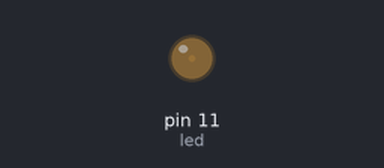
Bench run of a sketch on a simulated Arduino Uno, built with avr-gcc and run on an emulated ATmega328P. On the bench: output pins drawn as LEDs (lit = HIGH).

Above: at 0.05 s.
At 0.95 s:
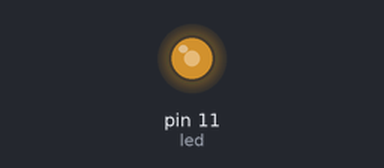
At 1.4 s:
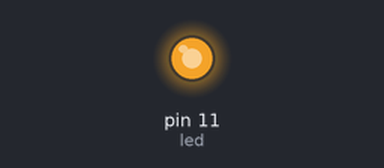
At 2.75 s:
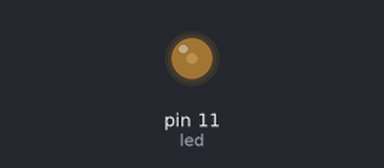
Timing chart, 0 to 7.7 s (numbered marks = the images above):
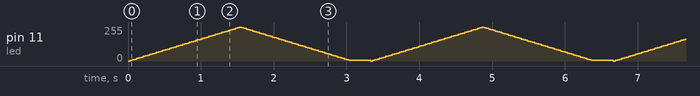

The sketch:

strobe.ino
```cpp
/*
  Stroboskob
*/

// Pins als Variable
// int pins = {
//   default: LED_BUILTIN
// }

int led = 11;
int brightness = 0;
int fadeamount = 5;

// the setup function runs once when you press reset or power the board
void setup() {
  // initialize digital pin LED_BUILTIN as an output.
  pinMode(led, OUTPUT);
}

// the loop function runs over and over again forever
void loop() {
  analogWrite(led, brightness); // turn the LED on (HIGH is the voltage level)

  brightness += fadeamount;

  if (brightness >= 255 || brightness <= 0) {
    fadeamount *= -1;
  }

  if (brightness <= 0) {
    delay(300); // wait long
  } else
  {
    delay(30); // wait short
  }


}
```
